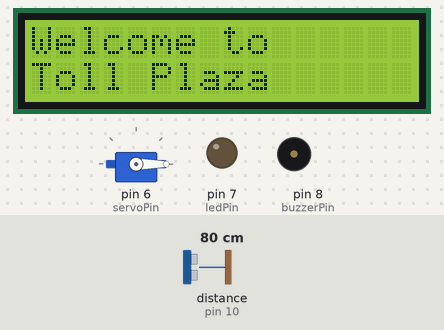
This sketch was run on a simulated Arduino Uno, built with avr-gcc and run on an emulated ATmega328P. Shown: servo, 16×2 character LCD, output pins drawn as LEDs (lit = HIGH), buzzer (waves = sounding, pin HIGH). Wiring (inferred from the names in the program): ultrasonic range finder: trigger pin 9; echo pin 10. The test bench sets the inputs (shaded band); at power-on: distance to the obstacle (sensor on pin 10) 80 cm. The echo pulse lasts 58.3 µs per cm; pins used as bus, display or sensor lines are not drawn.

Above: at 1.2 s.
1.3 s: distance to the obstacle (sensor on pin 10) set to 13 cm
2.8 s: distance to the obstacle (sensor on pin 10) set to 10 cm
At 4.2 s:
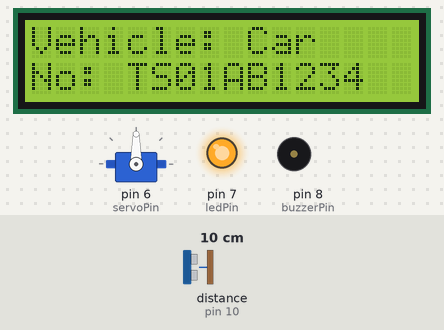
4.5 s: distance to the obstacle (sensor on pin 10) set to 18 cm
At 7.2 s:
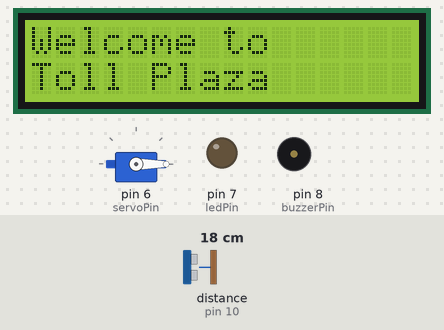
7.5 s: distance to the obstacle (sensor on pin 10) set to 2 cm
At 8.9 s:
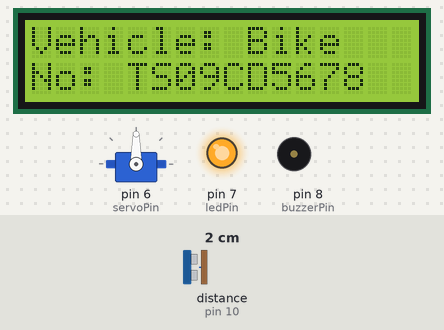
9.3 s: distance to the obstacle (sensor on pin 10) set to 35 cm
At 12.0 s:
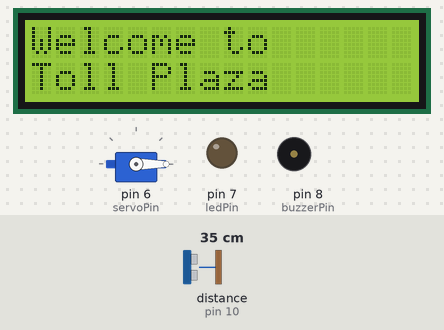
12.3 s: distance to the obstacle (sensor on pin 10) set to 4 cm
At 13.5 s:
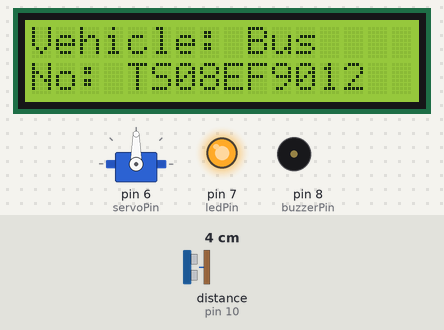
Timing chart, 0 to 17.6 s (numbered marks = the images above; inputs shaded):
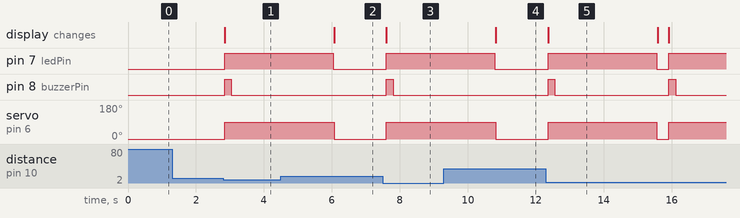

Measured:
- the behaviour switches between 12 and 11 cm on distance to the obstacle (sensor on pin 10) (found by bisection; images 0 and 1)
- after the input at 1.3 s, every drawn part: stays the same
- after the input at 2.8 s, pin 7 (ledPin): LOW → HIGH at once; pin 8 (buzzerPin): LOW → HIGH at once, → LOW 0.20 s later; servo on pin 6 (servoPin): 0° → 90° at once; the display: changes at once (image 1)
- after the input at 4.5 s, pin 7 (ledPin): goes on until 6.0 s, then stays LOW; pin 8 (buzzerPin): stays LOW (without the input it goes to HIGH after 1.9 s); servo on pin 6 (servoPin): goes on until 6.1 s, then stays 0°
- after the input at 7.5 s, pin 7 (ledPin): LOW → HIGH after 0.10 s; pin 8 (buzzerPin): LOW → HIGH after 0.10 s, → LOW 0.20 s later; servo on pin 6 (servoPin): 0° → 90° after 0.10 s; the display: changes after 0.10 s (image 3)
- after the input at 9.3 s, pin 7 (ledPin): goes on until 10.8 s, then stays LOW; pin 8 (buzzerPin): stays LOW (without the input it goes to HIGH after 1.9 s); servo on pin 6 (servoPin): goes on until 10.8 s, then stays 0°
- after the input at 12.3 s, pin 7 (ledPin): LOW → HIGH after 0.06 s, → LOW 3.2 s later, → HIGH 0.35 s later; pin 8 (buzzerPin): alternates HIGH for 0.20 s and LOW for 3.4 s, starting after 0.06 s; servo on pin 6 (servoPin): 0° → 90° after 0.06 s, → 0° 3.2 s later, → 90° 0.35 s later; the display: changes after 0.06 s (image 5)

The sketch:

Toll_Gate_System.ino
```cpp
#include <Wire.h>
#include <LiquidCrystal_I2C.h>
#include <Servo.h>

// Initialize LCD
LiquidCrystal_I2C lcd(0x27, 16, 2);

// Servo object
Servo gateServo;

// Pin definitions
#define trigPin 9
#define echoPin 10
#define servoPin 6
#define ledPin 7
#define buzzerPin 8

// 🔧 CHANGE DISTANCE HERE (cm)
int detectDistance = 10;

// Vehicle data
String vehicleNames[] = {"Car", "Bike", "Bus", "Truck"};
String vehicleNumbers[] = {
  "TS01AB1234",
  "TS09CD5678",
  "TS08EF9012",
  "TS10GH3456"
};

int vehicleCount = 4;
int currentVehicle = 0;

void setup() {
  pinMode(trigPin, OUTPUT);
  pinMode(echoPin, INPUT);
  pinMode(ledPin, OUTPUT);
  pinMode(buzzerPin, OUTPUT);

  gateServo.attach(servoPin);
  gateServo.write(0);   // Gate closed

  lcd.begin();
  lcd.backlight();

  // Welcome screen
  lcd.setCursor(0, 0);
  lcd.print("Welcome to");
  lcd.setCursor(0, 1);
  lcd.print("Toll Plaza");

  digitalWrite(ledPin, LOW);
  digitalWrite(buzzerPin, LOW);
}

void loop() {

  long duration;
  int distance;

  // Ultrasonic trigger
  digitalWrite(trigPin, LOW);
  delayMicroseconds(2);
  digitalWrite(trigPin, HIGH);
  delayMicroseconds(10);
  digitalWrite(trigPin, LOW);

  duration = pulseIn(echoPin, HIGH);
  distance = duration * 0.034 / 2;

  // Vehicle detected
  if (distance > 0 && distance <= detectDistance) {

    lcd.clear();
    lcd.setCursor(0, 0);
    lcd.print("Vehicle: ");
    lcd.print(vehicleNames[currentVehicle]);

    lcd.setCursor(0, 1);
    lcd.print("No: ");
    lcd.print(vehicleNumbers[currentVehicle]);

    // Open gate
    gateServo.write(90);

    // LED ON
    digitalWrite(ledPin, HIGH);

    // Buzzer beep
    digitalWrite(buzzerPin, HIGH);
    delay(200);
    digitalWrite(buzzerPin, LOW);

    delay(3000);  // Vehicle passing time

    // Close gate
    gateServo.write(0);
    digitalWrite(ledPin, LOW);

    // Next vehicle
    currentVehicle++;
    if (currentVehicle >= vehicleCount) {
      currentVehicle = 0;
    }

    // Welcome screen again
    lcd.clear();
    lcd.setCursor(0, 0);
    lcd.print("Welcome to");
    lcd.setCursor(0, 1);
    lcd.print("Toll Plaza");
  }

  delay(300);
}
```
